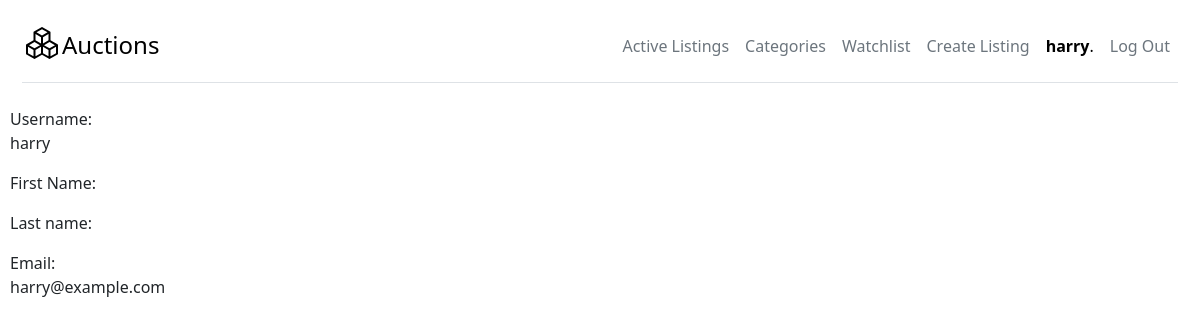
Screenshot of /user (signed in) with the database file from the repository.
### auctions/models.py (models this page shows)
class User(AbstractUser):
    def __str__(self):
        return f"{self.username}"

### auctions/views.py (the view)
# urls.py: path("user", views.edit_user, name="user"),
def edit_user(request):
    if request.method == "GET":
        return render(
            request,
            "auctions/user.html",
        )

### auctions/templates/auctions/user.html (shortened to what this page needs)
{% extends "auctions/layout.html" %}
{% block body %}
{% if user.is_authenticated %}
<label for="">Username: </label>
<p>{{ user.get_username }}</p>
<label for="">First Name: </label>
<label for="">Last name: </label>
<label for="">Email: </label>
<p>{{ user.email }}</p>
{% else %}
<br>
<p>You need to <a href="{% url 'login' %}">login</a> or <a href="{% url 'register' %}">register</a></p>
{% endif %}
{% endblock %}

### auctions/templates/auctions/layout.html (shortened to what this page needs)
{% load static %}
<!DOCTYPE html>
<html lang="en">
<head>
    <link href="https://cdn.jsdelivr.net/npm/bootstrap@5.3.0/dist/css/bootstrap.min.css" rel="stylesheet"
>
    <link href="{% static 'auctions/styles.css' %}" rel="stylesheet">
</head>
<body>
    <div class="container-fluid">
        <header
            class="d-flex flex-wrap align-items-center justify-content-center justify-content-md-between py-3 mb-4 border-bottom">
            <div class="col-md-3 mb-2 mb-md-0">
                <a href="/" class="d-inline-flex link-body-emphasis text-decoration-none">
                     <span class="fs-4">Auctions</span>
                </a>
            </div>
            <ul class="nav col-12 col-md-auto mb-2 justify-content-center mb-md-0">
                <li>
                    <a href="{% url 'index' %}" class="nav-link px-2 link-secondary">Active Listings</a>
                </li>
                {% if user.is_authenticated %}
                <li><a href="{% url 'categories' %}" class="nav-link px-2 link-secondary">Categories</a></li>
                <li><a href="{% url 'watchlist' %}" class="nav-link px-2 link-secondary">Watchlist</a></li>
                <li><a href="{% url 'create' %}" class="nav-link px-2 link-secondary">Create Listing</a></li>
                <li><a href="{% url 'user' %}" class="nav-link px-2 link-body-emphasis">
                        <strong>{{ user.username }}</strong>.
                    </a></li>
                <li><a href="{% url 'logout' %}" class="nav-link px-2 link-secondary">Log Out</a></li>
                {% else %}
            </ul>
            <div class="col-md-3 text-end">
                <a class="btn btn-outline-primary me-2" href="{% url 'login' %}" role="button">Log In</a>
                <a class="btn btn-primary" href="{% url 'register' %}" role="button">Register</a>
            </div>
            {% endif %}
        </header>
    </div>
    {% block body %}
    {% endblock %}
</body>
</html>

### auctions/static/auctions/styles.css (style rules this page uses)
body { padding: 10px; }

### rows the page displays
User: username "harry", get_username "harry", email "harry@example.com"
